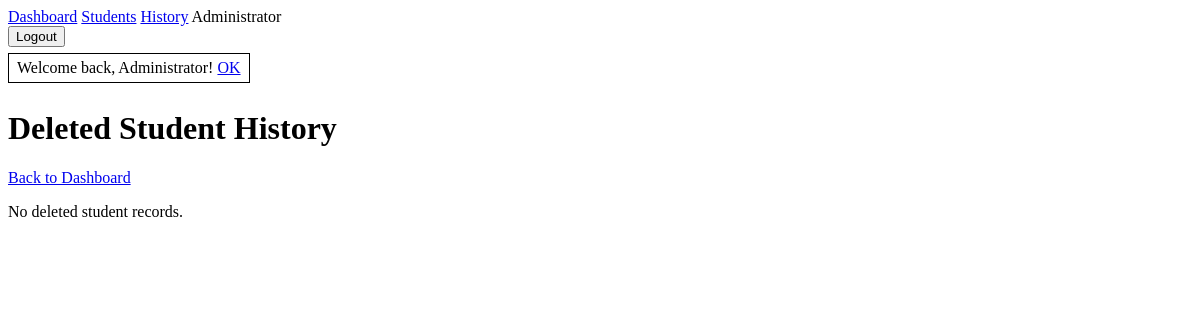
Before: /students/history (signed in) with the older database file.
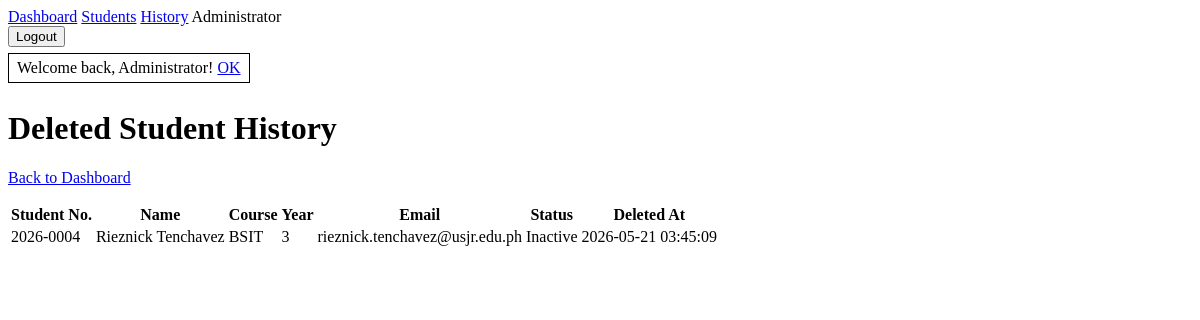
After: the same page with the newer database file.
### tables this page shows
CREATE TABLE deleted_students (
    id INTEGER PRIMARY KEY AUTOINCREMENT,
    original_student_id INTEGER NOT NULL,
    student_number VARCHAR(50) NOT NULL,
    first_name VARCHAR(100) NOT NULL,
    last_name VARCHAR(100) NOT NULL,
    course VARCHAR(100) NOT NULL,
    year_level INTEGER NOT NULL,
    email VARCHAR(160) NOT NULL,
    phone VARCHAR(40),
    address TEXT,
    status VARCHAR(20) NOT NULL,
    created_at DATETIME,
    updated_at DATETIME,
    deleted_at DATETIME NOT NULL DEFAULT CURRENT_TIMESTAMP
);

### core/Container/Container.php (called while the page is built, shortened)
<?php
final class Container
{
    private array $bindings = [];
    public function has(string $key): bool
    {
        return isset($this->bindings[$key]) || class_exists($key);
    }
    public function make(string $key): mixed
    {
        if (class_exists($key)) {
            return $this->build($key);
        }
        throw new RuntimeException("No binding found for {$key}");
    }
    private function build(string $class): object
    {
        $reflection = new ReflectionClass($class);
        $constructor = $reflection->getConstructor();
        $dependencies = [];
        return $reflection->newInstanceArgs($dependencies);
    }
}

### core/Session.php (called while the page is built, shortened)
<?php
class Session
{
    public static function get(string $key, mixed $default = null): mixed
    {
        return $_SESSION[$key] ?? $default;
    }
    public static function flash(string $key, ?string $message = null): ?string
    {
        $value = $_SESSION['_flash'][$key] ?? null;
        return $value;
    }
}

### core/Auth.php (called while the page is built, shortened)
<?php
class Auth
{
    public static function check(): bool
    {
        return Session::get('user') !== null;
    }
    public static function user(): ?array
    {
        return Session::get('user');
    }
}

### app/Controllers/StudentController.php (called while the page is built, shortened)
<?php
class StudentController extends Controller
{
    private Student $students;
    public function __construct()
    {
        $this->students = new Student();
    }
    public function history(): string
    {
        return $this->render('students/history', [
            'title' => 'Deleted Student History',
            'students' => $this->students->deletedHistory(),
        ]);
    }
}

### config/database.php (called while the page is built)
<?php
return [
    'driver' => 'sqlite',
    'sqlite_path' => dirname(__DIR__) . '/database/app.sqlite',
    'mysql' => [
        'host' => '127.0.0.1',
        'port' => '3306',
        'database' => 'mvc_finals',
        'username' => 'root',
        'password' => '',
        'charset' => 'utf8mb4',
    ],
];

### core/Database/Connection.php (called while the page is built, shortened)
<?php
class Connection
{
    private static ?PDO $connection = null;
    public static function connection(): PDO
    {
        $database = require dirname(__DIR__, 2) . '/config/database.php';
        if ($database['driver'] === 'mysql') {
            $mysql = $database['mysql'];
            $dsn = sprintf(
                'mysql:host=%s;port=%s;dbname=%s;charset=%s',
                $mysql['host'],
                $mysql['port'],
                $mysql['database'],
                $mysql['charset']
            );
            self::$connection = new PDO($dsn, $mysql['username'], $mysql['password']);
        } else {
            $path = $database['sqlite_path'];
            $directory = dirname($path);
            self::$connection = new PDO('sqlite:' . $path);
        }
        self::$connection->setAttribute(PDO::ATTR_ERRMODE, PDO::ERRMODE_EXCEPTION);
        self::$connection->setAttribute(PDO::ATTR_DEFAULT_FETCH_MODE, PDO::FETCH_ASSOC);
        return self::$connection;
    }
}

### core/Database/Model.php (called while the page is built, shortened)
<?php
abstract class Model
{
    protected array $attributes = [];
    public function __construct(array $attributes = [])
    {
        $this->attributes = $attributes;
    }
    public function toArray(): array
    {
        return $this->attributes;
    }
    protected static function allOrdered(string $orderBy = 'id', string $direction = 'ASC'): array
    {
        $model = new static();
        $direction = strtoupper($direction) === 'DESC' ? 'DESC' : 'ASC';
        $statement = self::connection()->query(
            'SELECT * FROM ' . self::identifier($model->table) . ' ORDER BY ' . self::identifier($orderBy) . ' ' . $direction
        );
        return self::modelsToArrays(self::hydrateMany($statement->fetchAll()));
    }
    protected static function connection(): PDO
    {
        return Connection::connection();
    }
    private static function hydrateMany(array $rows): array
    {
        return array_map(fn (array $row): static => new static($row), $rows);
    }
    private static function modelsToArrays(array $models): array
    {
        return array_map(fn (self $model): array => $model->toArray(), $models);
    }
    private static function identifier(string $identifier): string
    {
        return $identifier;
    }
}

### app/Models/DeletedStudent.php (called while the page is built, shortened)
<?php
class DeletedStudent extends Model
{
    public static function history(): array
    {
        return self::allOrdered('deleted_at', 'DESC');
    }
}

### app/Models/Student.php (called while the page is built, shortened)
<?php
class Student extends Model
{
    public function deletedHistory(): array
    {
        return DeletedStudent::history();
    }
}

### core/Application.php (called while the page is built, shortened)
<?php
final class Application
{
    public function run(): void
    {
        $method = $_SERVER['REQUEST_METHOD'] ?? 'GET';
        $uri = parse_url($_SERVER['REQUEST_URI'] ?? '/', PHP_URL_PATH) ?: '/';
        $this->router->dispatch($method, $uri);
    }
}

### public/index.php (called while the page is built, shortened)
<?php
$container = new Container();
$router = new Router($container);
$app = new Application($router);
$app->run();

### core/View/Engine.php (called while the page is built, shortened)
<?php
class Engine
{
    public static function render(string $view, array $data = [], string $layout = 'layouts/app'): string
    {
        $viewPath = dirname(__DIR__, 2) . '/app/Views/' . $view . '.php';
        extract($data, EXTR_SKIP);
        require $viewPath;
        $content = ob_get_clean();
        require dirname(__DIR__, 2) . '/app/Views/' . $layout . '.php';
        return ob_get_clean();
    }
    public static function e(?string $value): string
    {
        return htmlspecialchars((string) $value, ENT_QUOTES, 'UTF-8');
    }
}

### config/app.php (called while the page is built)
<?php
return [
    'name' => 'Student Records MVC',
    'base_url' => '',
    'debug' => true,
];

### core/Controller.php (called while the page is built, shortened)
<?php
class Controller
{
    protected function render(string $view, array $data = [], string $layout = 'layouts/app'): string
    {
        return Engine::render($view, $data, $layout);
    }
}

### app/Views/students/history.php (the view, shortened to what this page needs)
<h1>Deleted Student History</h1>
<p><a href="/dashboard">Back to Dashboard</a></p>
<?php if (!$students): ?>
    <p>No deleted student records.</p>
<?php else: ?>
    <table>
        <thead>
            <tr>
                <th>Student No.</th>
                <th>Name</th>
                <th>Course</th>
                <th>Year</th>
                <th>Email</th>
                <th>Status</th>
                <th>Deleted At</th>
            </tr>
        </thead>
        <tbody>
            <?php foreach ($students as $student): ?>
                <tr>
                    <td><?= View::e($student['student_number']) ?></td>
                    <td><?= View::e($student['first_name'] . ' ' . $student['last_name']) ?></td>
                    <td><?= View::e($student['course']) ?></td>
                    <td><?= (int) $student['year_level'] ?></td>
                    <td><?= View::e($student['email']) ?></td>
                    <td><?= View::e($student['status']) ?></td>
                    <td><?= View::e($student['deleted_at']) ?></td>
                </tr>
            <?php endforeach; ?>
        </tbody>
    </table>
<?php endif; ?>

### core/Http/Router.php (shortened to what this page needs)
<?php
class Router
{
    private array $routes = [];
    private function add(string $method, string $uri, array $handler): void
    {
        $uri = trim($uri, '/') ?: '/';
        $pattern = preg_replace(
            '#\{([a-zA-Z_][a-zA-Z0-9_]*)\}#',
            '(?P<$1>[^/]+)',
            $uri
        );
        $this->routes[] = [
            'method' => $method,
            'uri' => $uri,
            'pattern' => '#^' . $pattern . '$#',
            'handler' => $handler,
        ];
    }
    public function dispatch(string $method, string $uri): void
    {
        $uri = trim($uri, '/') ?: '/';
        foreach ($this->routes as $route) {
            if ($route['method'] !== $method) {
                continue;
            }
            if (preg_match($route['pattern'], $uri, $matches)) {
                $params = array_filter($matches, 'is_string', ARRAY_FILTER_USE_KEY);
                [$class, $action] = $route['handler'];
                $controller = $this->resolveController($class);
                echo $controller->$action(...array_values($params));
                return;
            }
        }
    }
    private function resolveController(string $class): object
    {
        if ($this->container !== null && $this->container->has($class)) {
            return $this->container->make($class);
        }
        return new $class();
    }
}

### app/Views/layouts/app.php (shortened to what this page needs)
<?php
$appConfig = require dirname(__DIR__, 3) . '/config/app.php';
$success = Session::flash('success');
?>
<!doctype html>
<html lang="en">
<head>
</head>
<body>
    <header>
        <nav>
            <a href="/dashboard">Dashboard</a>
            <a href="/students">Students</a>
            <a href="/students/history">History</a>
            <?php if (Auth::check()): ?>
                <span><?= View::e(Auth::user()['name'] ?? '') ?></span>
            <?php endif; ?>
            <div>
                <?php if (Auth::check()): ?>
                    <form method="post" action="/logout">
                        <button type="submit">Logout</button>
                    </form>
                <?php endif; ?>
            </div>
        </nav>
    </header>
    <main>
        <?= Alert::render($success, 'success') ?>
        <?= $content ?>
    </main>
</body>
</html>

### core/View/Alert.php (shortened to what this page needs)
<?php
class Alert
{
    public static function render(?string $message, string $type = 'info'): string
    {
        if (!$message) {
            return '';
        }
        $currentPath = self::e(parse_url($_SERVER['REQUEST_URI'] ?? '/', PHP_URL_PATH) ?: '/');
        return '
            <div role="alert" style="border: 1px solid #000; padding: 5px 8px; margin: 6px 0; display: inline-block;">
                <span>' . self::e($message) . '</span>
                <a href="' . $currentPath . '">OK</a>
            </div>
        ';
    }
    private static function e(string $value): string
    {
        return htmlspecialchars($value, ENT_QUOTES, 'UTF-8');
    }
}

Changed rows visible on the page:
added deleted_students: student_number "2026-0004", first_name+last_name "Rieznick Tenchavez", course "BSIT", year_level "3", email "rieznick.tenchavez@usjr.edu.ph", status "Inactive", deleted_at "2026-05-21 03:45:09"
Other visible differences:
list line gone: "No deleted student records."
new list line: "Student No. Name Course Year Email Status Deleted At"
